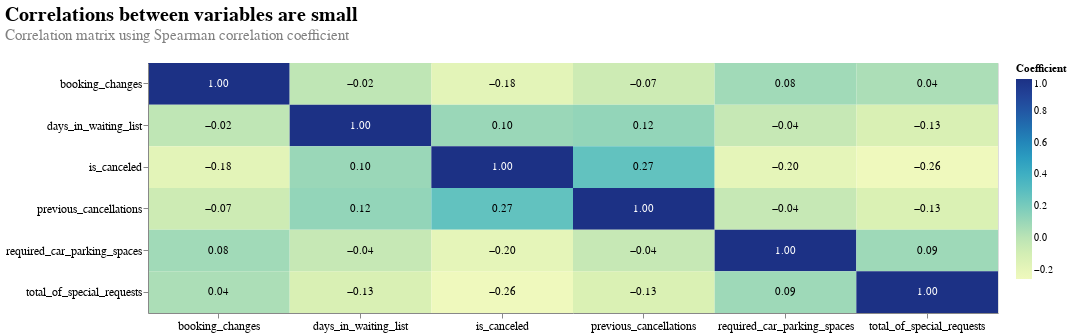

Notebook code for this chart:
### Markdown cell above
<b>Check correlation between columns in dataset</b>

### Code cell
# check correlation
cor_matrix = (df.select_dtypes(include='number')
              .corr(method='spearman').reset_index()
              .melt(id_vars='index', var_name='column', value_name='correlation'))

# create plot element: base chart
heatmap = alt.Chart(cor_matrix).mark_rect().encode(
    x=alt.X('index', title=None), 
    y=alt.Y('column', title=None), 
    color=alt.Color('correlation', title='Coefficient')
).properties(width=850, height=250)

# create plot element: label
text = heatmap.mark_text(baseline='middle').encode(
    text=alt.Text('correlation', format='.2f'),
    color=alt.condition(
        alt.datum.correlation > 0.5,
        alt.value('white'),
        alt.value('black')
    )
)
# combine plot elements
(heatmap + text).properties(
    title=alt.Title('Correlations between variables are small',
                    subtitle='Correlation matrix using Spearman correlation coefficient',
                    subtitleColor='grey',
                    subtitleFontSize=15,
                    anchor='start',
                    fontSize=20,
                    offset=20)
).configure_axis(
    labelAngle=0,
    labelFontSize=12
)

### Figure 1 — Vega-Lite specification as saved in the notebook (floating-point values rounded to 4 significant figures)
{"config": {"view": {"continuousWidth": 300, "continuousHeight": 300}, "axis": {"labelAngle": 0, "labelFontSize": 12}}, "layer": [{"mark": {"type": "rect"}, "encoding": {"color": {"field": "correlation", "title": "Coefficient", "type": "quantitative"}, "x": {"field": "index", "title": null, "type": "nominal"}, "y": {"field": "column", "title": null, "type": "nominal"}}}, {"mark": {"type": "text", "baseline": "middle"}, "encoding": {"color": {"condition": {"test": "(datum.correlation > 0.5)", "value": "white"}, "value": "black"}, "text": {"field": "correlation", "format": ".2f", "type": "quantitative"}, "x": {"field": "index", "title": null, "type": "nominal"}, "y": {"field": "column", "title": null, "type": "nominal"}}}], "data": {"name": "data-d2e84b125941c3324637f0c37a6d779a"}, "height": 250, "title": {"text": "Correlations between variables are small", "anchor": "start", "fontSize": 20, "offset": 20, "subtitle": "Correlation matrix using Spearman correlation coefficient", "subtitleColor": "grey", "subtitleFontSize": 15}, "width": 850, "$schema": "https://vega.github.io/schema/vega-lite/v5.16.3.json", "datasets": {"data-d2e84b125941c3324637f0c37a6d779a": [{"index": "previous_cancellations", "column": "previous_cancellations", "correlation": 1.0}, {"index": "booking_changes", "column": "previous_cancellations", "correlation": -0.07299}, {"index": "days_in_waiting_list", "column": "previous_cancellations", "correlation": 0.1199}, {"index": "required_car_parking_spaces", "column": "previous_cancellations", "correlation": -0.0436}, {"index": "total_of_special_requests", "column": "previous_cancellations", "correlation": -0.1283}, {"index": "is_canceled", "column": "previous_cancellations", "correlation": 0.2699}, {"index": "previous_cancellations", "column": "booking_changes", "correlation": -0.07299}, {"index": "booking_changes", "column": "booking_changes", "correlation": 1.0}, {"index": "days_in_waiting_list", "column": "booking_changes", "correlation": -0.01705}, {"index": "required_car_parking_spaces", "column": "booking_changes", "correlation": 0.07803}, {"index": "total_of_special_requests", "column": "booking_changes", "correlation": 0.04441}, {"index": "is_canceled", "column": "booking_changes", "correlation": -0.1849}, {"index": "previous_cancellations", "column": "days_in_waiting_list", "correlation": 0.1199}, {"index": "booking_changes", "column": "days_in_waiting_list", "correlation": -0.01705}, {"index": "days_in_waiting_list", "column": "days_in_waiting_list", "correlation": 1.0}, {"index": "required_car_parking_spaces", "column": "days_in_waiting_list", "correlation": -0.04386}, {"index": "total_of_special_requests", "column": "days_in_waiting_list", "correlation": -0.1252}, {"index": "is_canceled", "column": "days_in_waiting_list", "correlation": 0.1008}, {"index": "previous_cancellations", "column": "required_car_parking_spaces", "correlation": -0.0436}, {"index": "booking_changes", "column": "required_car_parking_spaces", "correlation": 0.07803}, {"index": "days_in_waiting_list", "column": "required_car_parking_spaces", "correlation": -0.04386}, {"index": "required_car_parking_spaces", "column": "required_car_parking_spaces", "correlation": 1.0}, {"index": "total_of_special_requests", "column": "required_car_parking_spaces", "correlation": 0.08846}, {"index": "is_canceled", "column": "required_car_parking_spaces", "correlation": -0.1972}, {"index": "previous_cancellations", "column": "total_of_special_requests", "correlation": -0.1283}, {"index": "booking_changes", "column": "total_of_special_requests", "correlation": 0.04441}, {"index": "days_in_waiting_list", "column": "total_of_special_requests", "correlation": -0.1252}, {"index": "required_car_parking_spaces", "column": "total_of_special_requests", "correlation": 0.08846}, {"index": "total_of_special_requests", "column": "total_of_special_requests", "correlation": 1.0}, {"index": "is_canceled", "column": "total_of_special_requests", "correlation": -0.2594}, {"index": "previous_cancellations", "column": "is_canceled", "correlation": 0.2699}, {"index": "booking_changes", "column": "is_canceled", "correlation": -0.1849}, {"index": "days_in_waiting_list", "column": "is_canceled", "correlation": 0.1008}, {"index": "required_car_parking_spaces", "column": "is_canceled", "correlation": -0.1972}, {"index": "total_of_special_requests", "column": "is_canceled", "correlation": -0.2594}, {"index": "is_canceled", "column": "is_canceled", "correlation": 1.0}]}}
